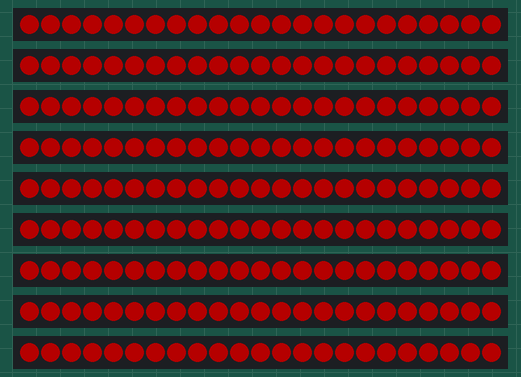
The sketch below on a simulated Arduino Mega 2560, built with avr-gcc and run on an emulated ATmega2560. On the bench: 9 × 23 RGB LEDs in strip order, left to right. Dim RGB values are drawn brighter than linear.

Above: at 3.1 s.
At 6.6 s:
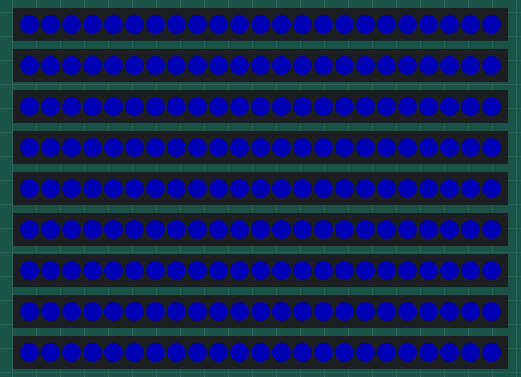
At 10.1 s:
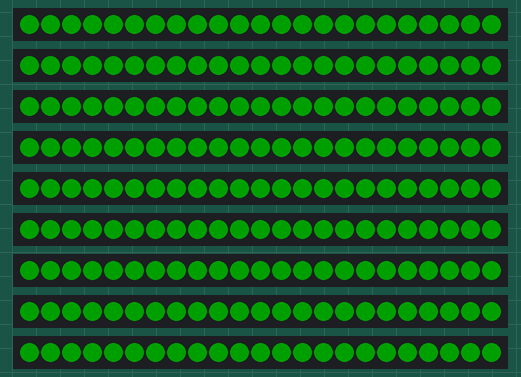
At 13.6 s:
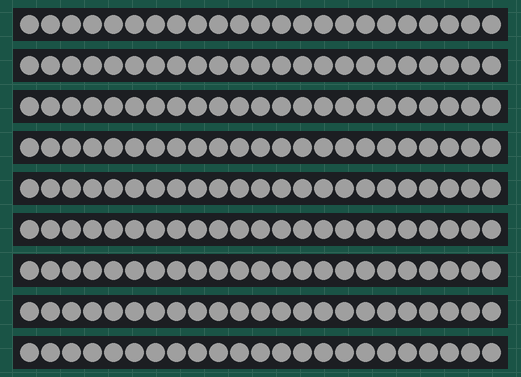
At 16.6 s:
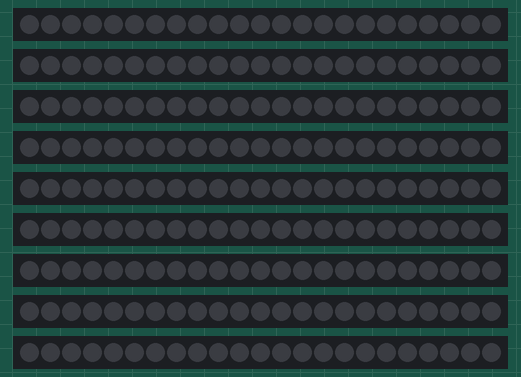

Measured:
- by itself, everything shown: repeats every 14.1 s, in 8 steps
- what the display in image 0 shows lasts 3.0 s, from 3.0 s to 6.0 s
- what the display in image 4 shows lasts 0.5 s, from 16.6 s to 17.1 s

The sketch:

LEDboard_onesolidcolor.ino
```cpp
   #include <FastLED.h>

#define LED_PIN1    33
#define LED_PIN2    34
#define LED_PIN3    35
#define LED_PIN4    36
#define LED_PIN5    37
#define LED_PIN6    38
#define LED_PIN7    32
#define LED_PIN8    31
#define LED_PIN9    30


#define NUM_LEDS    23
#define BRIGHTNESS  64
#define LED_TYPE    WS2812B
#define COLOR_ORDER GRB
CRGB leds[NUM_LEDS];


#define UPDATES_PER_SECOND 100


void setup() {
  delay( 3000 ); // power-up safety delay
  FastLED.addLeds<LED_TYPE, LED_PIN1, COLOR_ORDER>(leds, NUM_LEDS).setCorrection( TypicalLEDStrip );
  FastLED.addLeds<LED_TYPE, LED_PIN2, COLOR_ORDER>(leds, NUM_LEDS).setCorrection( TypicalLEDStrip );
  FastLED.addLeds<LED_TYPE, LED_PIN3, COLOR_ORDER>(leds, NUM_LEDS).setCorrection( TypicalLEDStrip );
  FastLED.addLeds<LED_TYPE, LED_PIN4, COLOR_ORDER>(leds, NUM_LEDS).setCorrection( TypicalLEDStrip );
  FastLED.addLeds<LED_TYPE, LED_PIN5, COLOR_ORDER>(leds, NUM_LEDS).setCorrection( TypicalLEDStrip );
  FastLED.addLeds<LED_TYPE, LED_PIN6, COLOR_ORDER>(leds, NUM_LEDS).setCorrection( TypicalLEDStrip );
  FastLED.addLeds<LED_TYPE, LED_PIN7, COLOR_ORDER>(leds, NUM_LEDS).setCorrection( TypicalLEDStrip );
  FastLED.addLeds<LED_TYPE, LED_PIN8, COLOR_ORDER>(leds, NUM_LEDS).setCorrection( TypicalLEDStrip );
  FastLED.addLeds<LED_TYPE, LED_PIN9, COLOR_ORDER>(leds, NUM_LEDS).setCorrection( TypicalLEDStrip );
  FastLED.setBrightness(  BRIGHTNESS );

}

void loop() {
  fill_solid(leds, NUM_LEDS, CRGB::Red);
  FastLED.show();
  delay(3000);
  fill_solid(leds, NUM_LEDS, CRGB::Black);
  FastLED.show();
  delay(500);

  fill_solid(leds, NUM_LEDS, CRGB::Blue);
  FastLED.show();
  delay(3000);
  fill_solid(leds, NUM_LEDS, CRGB::Black);
  FastLED.show();
  delay(500);

  fill_solid(leds, NUM_LEDS, CRGB::Green);
  FastLED.show();
  delay(3000);
  fill_solid(leds, NUM_LEDS, CRGB::Black);
  FastLED.show();
  delay(500);

  fill_solid(leds, NUM_LEDS, CRGB::Gray);
  FastLED.show();
  delay(3000);
  fill_solid(leds, NUM_LEDS, CRGB::Black);
  FastLED.show();
  delay(500);
}
```
